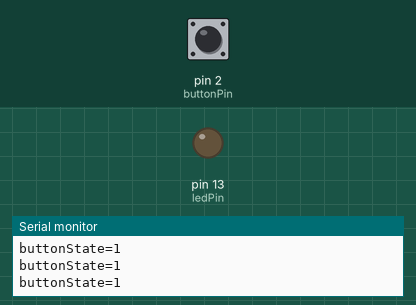
Bench run of a sketch on a simulated Arduino Uno, built with avr-gcc and run on an emulated ATmega328P. Parts: output pins drawn as LEDs (lit = HIGH), the last lines printed to the serial monitor. The test bench sets the inputs (shaded band); at power-on: pin 2 (buttonPin) HIGH.

Above: at 1.2 s.
1.3 s: pin 2 (buttonPin) pulled LOW for 0.15 s
At 1.39 s:
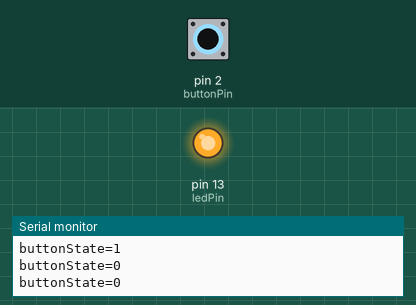
2.9 s: pin 2 (buttonPin) pulled LOW for 3.2 s
At 7.4 s:
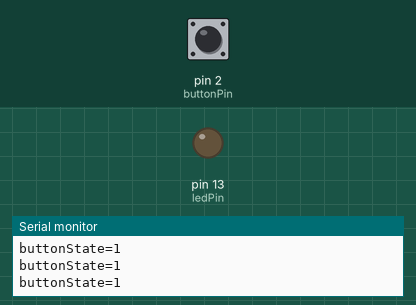
Timing chart, 0 to 8.9 s (numbered marks = the images above; inputs shaded):
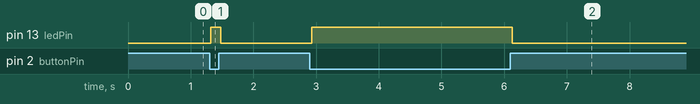

The sketch:

Button_Serial.ino
```cpp
// (licence header left out)
// ピン番号設定。変数は変化しません
const int buttonPin = 2;     // ボタンピン番号
const int ledPin =  13;      // LEDピン番号

// 変数は変化します
int buttonState = 0;         // ボタン状態読み取り用変数

void setup() {
  // LEDを出力として初期化
  pinMode(ledPin, OUTPUT);

  // ボタンピンを入力として初期化
  pinMode(buttonPin, INPUT_PULLUP); // PULLUPを指定することで、内部の抵抗を使用する

  // シリアル初期化
  Serial.begin(9600);
}

void loop() {
  // ボタンの状態を読み込む
  buttonState = digitalRead(buttonPin);

  // 変数の状態を表示
  Serial.print("buttonState=");
  Serial.println(buttonState);

  // ボタンが押されているかチェック
  // 押されていたら、LOWになる
  if (buttonState == LOW) {
    // LEDオン:
    digitalWrite(ledPin, HIGH);
  } else {
    // LEDオフ:
    digitalWrite(ledPin, LOW);
  }
}
```

Measured:
- after the input at 1.3 s, pin 13 (ledPin): LOW → HIGH at once, → LOW 0.16 s later
- after the input at 2.9 s, pin 13 (ledPin): LOW → HIGH at once, → LOW 3.2 s later
